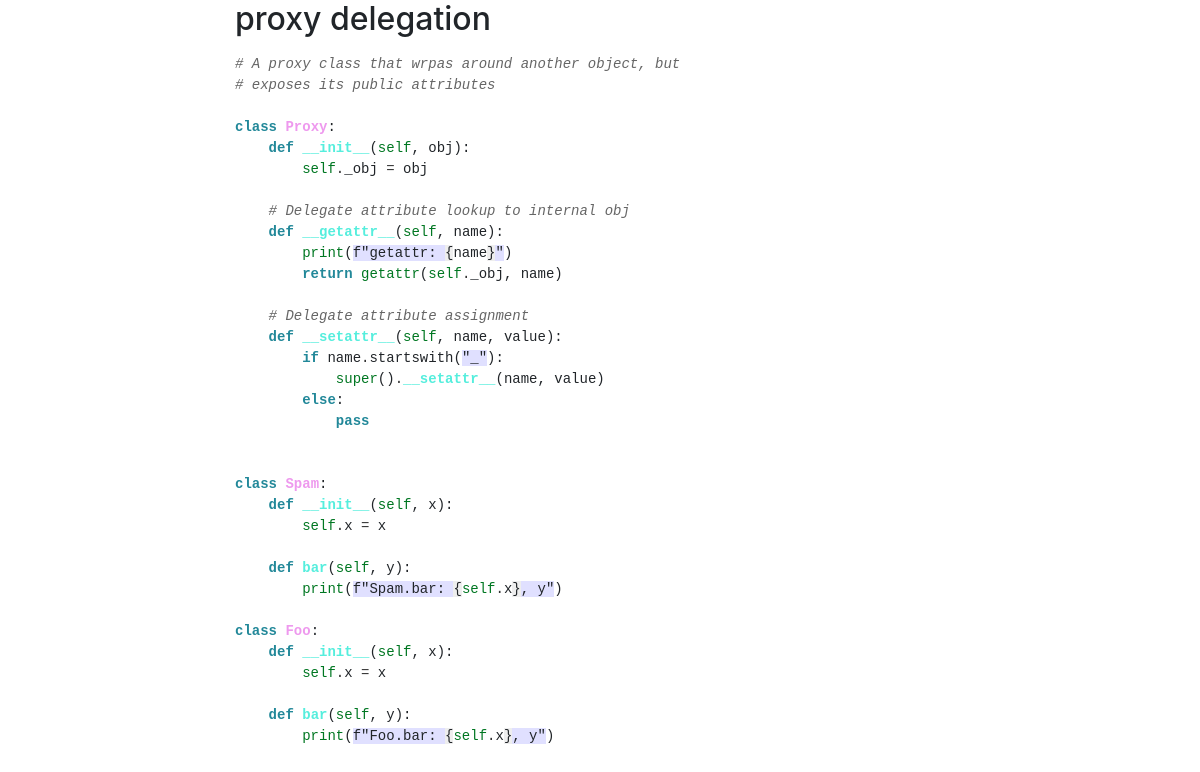
Page /4/ on the committed database.
### cab/models.py (models this page shows, shortened)
class Snippet(models.Model):
    objects = SnippetManager()
    title = models.CharField(max_length=225)
    language = models.ForeignKey(Language, on_delete=models.CASCADE)
    author = models.ForeignKey(User, on_delete=models.CASCADE)
    description = models.TextField()
    description_html = models.TextField(editable=False)
    code = models.TextField()
    highlighted_code = models.TextField(editable=False)
    tags = TagField()
    pub_date = models.DateTimeField(editable=False)
    updated_date = models.DateTimeField(editable=False)
    class Meta:
        ordering = ["-pub_date"]

### cab/views.py (the view)
# urls.py: path('<int:pk>/', SnippetDetailView.as_view(),
class SnippetDetailView(DetailView):
    model = Snippet
    template_name = 'cab/snippet_detail.html'

### cab/templates/cab/snippet_detail.html
{% extends 'base.html' %}
{% block content %}
  <h2>{{ object.title | safe}}</h2>
  <p>{{ object.highlighted_code |safe }}</p>
{% endblock content %}

### cab/static/cab/pygments.css (style rules this page uses)
.k { color: #228899; font-weight: bold }
.o { color: #333333 }
.c1 { color: #666666; font-style: italic }
.nb { color: #007722 }
.nc { color: #ee99ee; font-weight: bold }
.nf { color: #55eedd; font-weight: bold }
.sa { background-color: #e0e0ff }
.s2 { background-color: #e0e0ff }
.si { background-color: #eeeeee }
.bp { color: #007722 }
.fm { color: #55eedd; font-weight: bold }

### rows in the picture
Snippet: title "proxy delegation", highlighted_code "# A proxy class that wrpas around another object, but # exposes its public attributes class Proxy : def __init__ ( self , obj ): self . _obj = obj # Delegate attribute lookup to internal obj def __getattr__ ( self , name ): print ( f \"getattr: { name } \" ) return getattr ( self . _obj , name ) # Delegate attribute assignment def __setattr__ ( self , name , value ): if name . startswith ( \"_\" ): super () . __setattr__ ( name , value ) else : pass class Spam : def __init__ ( self , x ): self . x = x def bar ( self , y ): print ( f \"Spam.bar: { self . x } , y\" ) class Foo : def __init__ ( self , x ): self . x = x def bar ( self , y ): print ( f \"Foo.bar: { self . x } , y\" )"
